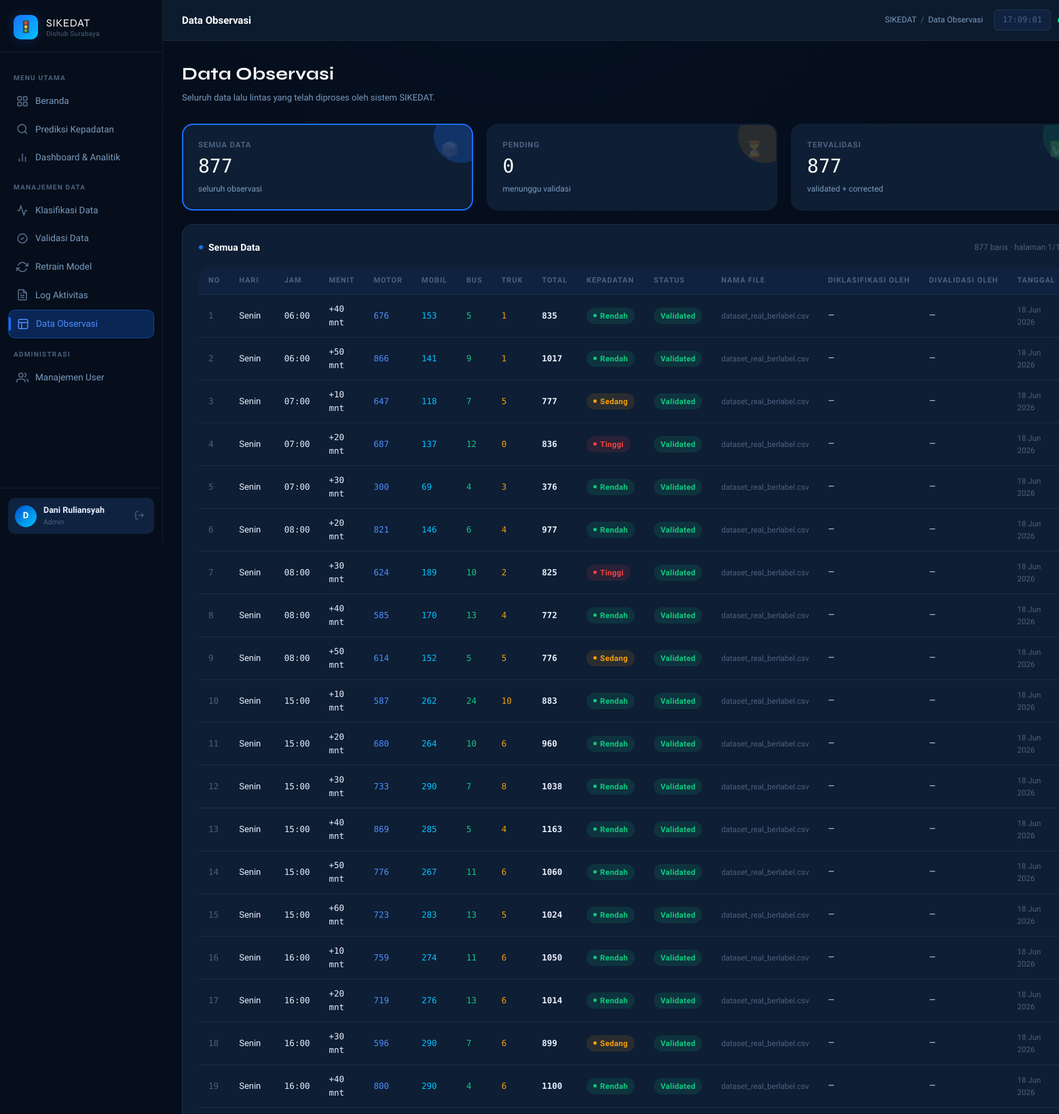
Screenshot of /data-observasi (signed in, upper part) with the database file from the repository.
### models.py (models this page shows, shortened)
class User(UserMixin, db.Model):
    __tablename__ = 'users'
    id           = db.Column(db.Integer, primary_key=True)
    username     = db.Column(db.String(80), unique=True, nullable=False)
    password     = db.Column(db.String(200), nullable=False)  # disimpan ter-hash
    nama_lengkap = db.Column(db.String(150), nullable=True)
    role_id      = db.Column(db.Integer, db.ForeignKey('roles.id'), nullable=False)
    is_active    = db.Column(db.Boolean, default=True)
    created_at   = db.Column(db.DateTime, default=datetime.now)
    dataset_diklasifikasi = db.relationship(
        'Dataset',
        foreign_keys='Dataset.classified_by',
        backref='pengklasifikasi',
        lazy=True
    )
    dataset_divalidasi = db.relationship(
        'Dataset',
        foreign_keys='Dataset.validated_by',
        backref='validator',
        lazy=True
    )
    retrain_dilakukan = db.relationship(
        'RetrainHistory',
        backref='operator',
        lazy=True
    )
    @property
    def has_full_access(self):
        return bool(self.role and self.role.nama in ['admin', 'analis'])

class Role(db.Model):
    __tablename__ = 'roles'
    id          = db.Column(db.Integer, primary_key=True)
    nama        = db.Column(db.String(50), unique=True, nullable=False)
    deskripsi   = db.Column(db.String(200), nullable=True)
    akses_penuh = db.Column(db.Boolean, default=False, nullable=False)
    users = db.relationship('User', backref='role', lazy=True)

class Dataset(db.Model):
    __tablename__ = 'dataset'
    id                = db.Column(db.Integer, primary_key=True)
    hari              = db.Column(db.String(10),  nullable=False)   # Senin–Minggu
    jam               = db.Column(db.Integer,     nullable=False)   # 6–20
    menit             = db.Column(db.Integer,     nullable=False)   # 10,20,30,...,60
    motor             = db.Column(db.Integer,     nullable=False)
    mobil             = db.Column(db.Integer,     nullable=False)
    bus               = db.Column(db.Integer,     nullable=False)
    truk              = db.Column(db.Integer,     nullable=False)
    total_kendaraan   = db.Column(db.Integer,     nullable=False)
    tingkat_kepadatan = db.Column(db.String(10),  nullable=True)
    status_validasi   = db.Column(db.String(15),  default='pending', nullable=True)
    label_final       = db.Column(db.String(10),  nullable=True)
    nama_file         = db.Column(db.String(200), nullable=True)
    tanggal           = db.Column(db.Date, nullable=True)
    batch_id          = db.Column(db.String(40), nullable=True, index=True)
    classified_by     = db.Column(
        db.Integer,
        db.ForeignKey('users.id'),
        nullable=True
    )
    validated_by      = db.Column(
        db.Integer,
        db.ForeignKey('users.id'),
        nullable=True
    )
    created_at        = db.Column(db.DateTime, default=datetime.now)
    validated_at      = db.Column(db.DateTime, nullable=True)

### app.py (the view)
@app.route('/data-observasi')
@login_required_only
def data_observasi():
    status = request.args.get('status', 'semua')
    page   = request.args.get('page', 1, type=int)
    query = Dataset.query
    if status == 'pending':
        query = query.filter(Dataset.status_validasi == 'pending')
    elif status == 'tervalidasi':
        query = query.filter(Dataset.status_validasi.in_(['validated', 'corrected']))
    pagination = query.order_by(Dataset.created_at.desc()).paginate(
        page=page, per_page=50, error_out=False
    )
    count_all         = Dataset.query.count()
    count_pending     = Dataset.query.filter(Dataset.status_validasi == 'pending').count()
    count_tervalidasi = Dataset.query.filter(
        Dataset.status_validasi.in_(['validated', 'corrected'])
    ).count()
    all_ids = set()
    for row in pagination.items:
        if row.classified_by: all_ids.add(row.classified_by)
        if row.validated_by:  all_ids.add(row.validated_by)
    user_map = {u.id: u.nama_lengkap for u in User.query.filter(
        User.id.in_(all_ids)
    ).all()} if all_ids else {}
    return render_template('data_observasi.html',
        data=pagination,
        status=status,
        count_all=count_all,
        count_pending=count_pending,
        count_tervalidasi=count_tervalidasi,
        user_map=user_map,
    )

### app.py (called while the page is built)
@login_manager.user_loader
def load_user(user_id):
    return User.query.get(int(user_id))

def login_required_only(f):
    @wraps(f)
    def decorated(*args, **kwargs):
        if not current_user.is_authenticated:
            return redirect(url_for('auth.login'))
        return f(*args, **kwargs)
    return decorated

@app.context_processor
def inject_globals():
    return {'now': datetime.now()}

### templates/data_observasi.html (shortened to what this page needs)
{% extends "base.html" %}
{% block page_title %}Data Observasi{% endblock %}
{% block breadcrumb %}Data Observasi{% endblock %}
{% block content %}
<div class="page-header">
  <h1>Data Observasi</h1>
  <p>Seluruh data lalu lintas yang telah diproses oleh sistem SIKEDAT.</p>
</div>
<div class="grid grid-3 fade-in" style="margin-bottom:20px;">
  <a href="{{ url_for('data_observasi', status='semua') }}" style="text-decoration:none;">
    <div class="stat-card fade-in delay-1" style="
      cursor:pointer;
      {{ 'border:2px solid var(--primary);' if status == 'semua' else 'border:2px solid transparent;' }}
    ">
      <span class="stat-icon">📦</span>
      <div class="stat-label">Semua Data</div>
      <div class="stat-value">{{ count_all }}</div>
      <div class="stat-meta">seluruh observasi</div>
    </div>
  </a>
  <a href="{{ url_for('data_observasi', status='pending') }}" style="text-decoration:none;">
    <div class="stat-card warning fade-in delay-2" style="
      cursor:pointer;
      {{ 'border:2px solid var(--warning);' if status == 'pending' else 'border:2px solid transparent;' }}
    ">
      <span class="stat-icon">⏳</span>
      <div class="stat-label">Pending</div>
      <div class="stat-value">{{ count_pending }}</div>
      <div class="stat-meta">menunggu validasi</div>
    </div>
  </a>
  <a href="{{ url_for('data_observasi', status='tervalidasi') }}" style="text-decoration:none;">
    <div class="stat-card success fade-in delay-3" style="
      cursor:pointer;
      {{ 'border:2px solid var(--success);' if status == 'tervalidasi' else 'border:2px solid transparent;' }}
    ">
      <span class="stat-icon">✅</span>
      <div class="stat-label">Tervalidasi</div>
      <div class="stat-value">{{ count_tervalidasi }}</div>
      <div class="stat-meta">validated + corrected</div>
    </div>
  </a>
</div>
<div class="card fade-in delay-1">
  <div class="card-header">
    <div class="card-title">
      <span class="dot" style="background:var(--primary);"></span>
      {% if status == 'pending' %}Data Pending
      {% elif status == 'tervalidasi' %}Data Tervalidasi
      {% else %}Semua Data
      {% endif %}
    </div>
    <span style="font-size:12px;color:var(--text-muted);">
      {{ data.total }} baris · halaman {{ data.page }}/{{ data.pages }}
    </span>
  </div>
  {% if data.items %}
  <div class="table-wrapper">
    <table>
      <thead>
        <tr>
          <th>No</th>
          <th>Hari</th>
          <th>Jam</th>
          <th>Menit</th>
          <th>Motor</th>
          <th>Mobil</th>
          <th>Bus</th>
          <th>Truk</th>
          <th>Total</th>
          <th>Kepadatan</th>
          <th>Status</th>
          <th>Nama File</th>
          <th>Diklasifikasi Oleh</th>
          <th>Divalidasi Oleh</th>
          <th>Tanggal</th>
        </tr>
      </thead>
      <tbody>
        {% set offset = (data.page - 1) * 50 %}
        {% for row in data.items %}
        <tr>
          <td class="td-mono" style="color:var(--text-muted);">{{ offset + loop.index }}</td>
          <td>{{ row.hari }}</td>
          <td class="td-mono">{{ '%02d'|format(row.jam) }}:00</td>
          <td class="td-mono">+{{ '%02d'|format(row.menit) }} mnt</td>
          <td class="td-mono" style="color:var(--primary-light);">{{ row.motor }}</td>
          <td class="td-mono" style="color:var(--cyan);">{{ row.mobil }}</td>
          <td class="td-mono" style="color:var(--success);">{{ row.bus }}</td>
          <td class="td-mono" style="color:var(--warning);">{{ row.truk }}</td>
          <td class="td-mono" style="font-weight:700;">{{ row.total_kendaraan }}</td>
          <td>
            <span class="badge badge-{{
              'success' if row.tingkat_kepadatan|lower == 'rendah' else
              'warning' if row.tingkat_kepadatan|lower == 'sedang' else
              'danger'
            }}">
              <span class="dot"></span>{{ row.tingkat_kepadatan }}
            </span>
          </td>
          <td>
            {% if row.status_validasi == 'validated' %}
              <span class="badge badge-success">Validated</span>
            {% elif row.status_validasi == 'corrected' %}
              <span class="badge badge-info">Corrected</span>
            {% else %}
              <span class="badge badge-warning">Pending</span>
            {% endif %}
          </td>
          <td style="font-size:11.5px;color:var(--text-muted);max-width:160px;
                     overflow:hidden;text-overflow:ellipsis;white-space:nowrap;"
              title="{{ row.nama_file or '—' }}">
            {{ row.nama_file or '—' }}
          </td>
          <td style="font-size:12px;">{{ user_map.get(row.classified_by, '—') }}</td>
          <td style="font-size:12px;">{{ user_map.get(row.validated_by, '—') }}</td>
          <td style="font-size:11.5px;color:var(--text-muted);">
            {{ row.created_at.strftime('%d %b %Y') if row.created_at else '—' }}
          </td>
        </tr>
        {% endfor %}
      </tbody>
    </table>
  </div>
  {% else %}
  <div style="text-align:center;padding:60px 20px;color:var(--text-muted);">
    <div style="font-size:40px;margin-bottom:12px;opacity:0.2;">📂</div>
    <div style="font-size:14px;">Tidak ada data untuk filter ini.</div>
  </div>
  {% endif %}
</div>
{% endblock %}

### templates/base.html (shortened to what this page needs)
<!DOCTYPE html>
<html lang="id">
<head>
  <link rel="stylesheet" href="{{ url_for('static', filename='css/style.css') }}" />
</head>
<body>
<div class="layout">
  <aside class="sidebar" id="sidebar">
    <div class="sidebar-logo">
      <div class="sidebar-logo-icon">🚦</div>
      <div class="sidebar-logo-text">
        <span class="brand">SIKEDAT</span>
        <span class="sub">Dishub Surabaya</span>
      </div>
    </div>
    <nav class="sidebar-nav">
      <div class="nav-section-label">Menu Utama</div>
      <a href="{{ url_for('index') }}"
         class="nav-item {% if request.endpoint == 'index' %}active{% endif %}">
        <svg class="icon" viewBox="0 0 24 24" fill="none" stroke="currentColor" stroke-width="2">
          <rect x="3" y="3" width="7" height="7" rx="1"/>
          <rect x="14" y="3" width="7" height="7" rx="1"/>
          <rect x="3" y="14" width="7" height="7" rx="1"/>
          <rect x="14" y="14" width="7" height="7" rx="1"/>
        </svg>
        Beranda
      </a>
      <a href="{{ url_for('prediksi') }}"
         class="nav-item {% if request.endpoint == 'prediksi' %}active{% endif %}">
        <svg class="icon" viewBox="0 0 24 24" fill="none" stroke="currentColor" stroke-width="2">
          <circle cx="11" cy="11" r="8"/>
          <line x1="21" y1="21" x2="16.65" y2="16.65"/>
        </svg>
        Prediksi Kepadatan
      </a>
      {% if current_user.is_authenticated %}
      <a href="{{ url_for('dashboard') }}"
         class="nav-item {% if request.endpoint == 'dashboard' %}active{% endif %}">
        <svg class="icon" viewBox="0 0 24 24" fill="none" stroke="currentColor" stroke-width="2">
          <line x1="18" y1="20" x2="18" y2="10"/>
          <line x1="12" y1="20" x2="12" y2="4"/>
          <line x1="6" y1="20" x2="6" y2="14"/>
        </svg>
        Dashboard &amp; Analitik
      </a>
      {% if current_user.has_full_access %}
      <div class="nav-section-label">Manajemen Data</div>
      <a href="{{ url_for('classifier') }}"
         class="nav-item {% if request.endpoint == 'classifier' %}active{% endif %}">
        <svg class="icon" viewBox="0 0 24 24" fill="none" stroke="currentColor" stroke-width="2">
          <polyline points="22 12 18 12 15 21 9 3 6 12 2 12"/>
        </svg>
        Klasifikasi Data
      </a>
      <a href="{{ url_for('validasi') }}"
         class="nav-item {% if request.endpoint == 'validasi' %}active{% endif %}">
        <svg class="icon" viewBox="0 0 24 24" fill="none" stroke="currentColor" stroke-width="2">
          <path d="M9 12l2 2 4-4"/>
          <path d="M21 12c0 4.97-4.03 9-9 9S3 16.97 3 12 7.03 3 12 3s9 4.03 9 9z"/>
        </svg>
        Validasi Data
      </a>
      <a href="{{ url_for('retrain_model') }}"
         class="nav-item {% if request.endpoint == 'retrain_model' %}active{% endif %}">
        <svg class="icon" viewBox="0 0 24 24" fill="none" stroke="currentColor" stroke-width="2">
          <polyline points="23 4 23 10 17 10"/>
          <polyline points="1 20 1 14 7 14"/>
          <path d="M3.51 9a9 9 0 0 1 14.85-3.36L23 10M1 14l4.64 4.36A9 9 0 0 0 20.49 15"/>
        </svg>
        Retrain Model
      </a>
      <a href="{{ url_for('aktivitas') }}"
         class="nav-item {% if request.endpoint == 'aktivitas' %}active{% endif %}">
        <svg class="icon" viewBox="0 0 24 24" fill="none" stroke="currentColor" stroke-width="2">
          <path d="M14 2H6a2 2 0 0 0-2 2v16a2 2 0 0 0 2 2h12a2 2 0 0 0 2-2V8z"/>
          <polyline points="14 2 14 8 20 8"/>
          <line x1="16" y1="13" x2="8" y2="13"/>
          <line x1="16" y1="17" x2="8" y2="17"/>
          <polyline points="10 9 9 9 8 9"/>
        </svg>
        Log Aktivitas
      </a>
      {% endif %}
      <a href="{{ url_for('data_observasi') }}"
         class="nav-item {% if request.endpoint == 'data_observasi' %}active{% endif %}">
        <svg class="icon" viewBox="0 0 24 24" fill="none" stroke="currentColor" stroke-width="2">
          <rect x="3" y="3" width="18" height="18" rx="2"/>
          <path d="M3 9h18M9 21V9"/>
        </svg>
        Data Observasi
      </a>
      {% if current_user.role and current_user.role.nama == 'admin' %}
      <div class="nav-section-label">Administrasi</div>
      <a href="{{ url_for('users_list') }}"
         class="nav-item {% if 'users' in request.endpoint %}active{% endif %}">
        <svg class="icon" viewBox="0 0 24 24" fill="none" stroke="currentColor" stroke-width="2">
          <path d="M17 21v-2a4 4 0 0 0-4-4H5a4 4 0 0 0-4 4v2"/>
          <circle cx="9" cy="7" r="4"/>
          <path d="M23 21v-2a4 4 0 0 0-3-3.87"/>
          <path d="M16 3.13a4 4 0 0 1 0 7.75"/>
        </svg>
        Manajemen User
      </a>
      {% endif %}
      {% endif %}
    </nav>
    <div class="sidebar-footer">
      {% if current_user.is_authenticated %}
      <div class="sidebar-user">
        <div class="user-avatar">
          {{ current_user.nama_lengkap[0].upper() if current_user.nama_lengkap else current_user.username[0].upper() }}
        </div>
        <div class="user-info">
          <div class="name">{{ current_user.nama_lengkap or current_user.username }}</div>
          <div class="role">{{ current_user.role.nama | capitalize if current_user.role else '—' }}</div>
        </div>
        <a href="{{ url_for('auth.logout') }}" class="logout-btn" title="Keluar">
          <svg width="15" height="15" viewBox="0 0 24 24" fill="none" stroke="currentColor" stroke-width="2">
            <path d="M9 21H5a2 2 0 0 1-2-2V5a2 2 0 0 1 2-2h4"/>
            <polyline points="16 17 21 12 16 7"/>
            <line x1="21" y1="12" x2="9" y2="12"/>
          </svg>
        </a>
      </div>
      {% else %}
      <a href="{{ url_for('auth.login') }}" class="btn btn-primary w-full btn-sm">
        🔐 Login Dishub
      </a>
      {% endif %}
    </div>
  </aside>
  <div class="main-content">
    <header class="topbar">
      <div class="topbar-title">{% block page_title %}{% endblock %}</div>
      <div class="topbar-breadcrumb">
        <span>SIKEDAT</span>
        <span class="sep">/</span>
        <span>{% block breadcrumb %}{% endblock %}</span>
      </div>
      <div class="topbar-actions">
        <div class="topbar-time" id="live-clock">--:--:--</div>
        <div class="flex items-center gap-2">
          <div class="live-dot"></div>
        </div>
      </div>
    </header>
    <main class="page-content">
      {% block content %}{% endblock %}
    </main>
  </div>
</div>
</body>
</html>

### rows the page displays
User: nama_lengkap "D", nama_lengkap "Dani Ruliansyah"
Role: role.nama "Admin"
Dataset: index "1", hari "Senin", jam "06", menit "40", motor "676", mobil "153", bus "5", truk "1", total_kendaraan "835", tingkat_kepadatan "Rendah", status_validasi "Validated", nama_file "dataset_real_berlabel.csv", get "—", created_at "18 Jun 2026"
Dataset: offset+loop.index "2", hari "Senin", jam "06", menit "50", motor "866", mobil "141", bus "9", truk "1", total_kendaraan "1017", tingkat_kepadatan "Rendah", status_validasi "Validated", nama_file "dataset_real_berlabel.csv", get "—", created_at "18 Jun 2026"
Dataset: offset+loop.index "3", hari "Senin", jam "07", menit "10", motor "647", mobil "118", bus "7", truk "5", total_kendaraan "777", tingkat_kepadatan "Sedang", status_validasi "Validated", nama_file "dataset_real_berlabel.csv", get "—", created_at "18 Jun 2026"
Dataset: offset+loop.index "4", hari "Senin", jam "07", menit "20", motor "687", mobil "137", bus "12", truk "0", total_kendaraan "836", tingkat_kepadatan "Tinggi", status_validasi "Validated", nama_file "dataset_real_berlabel.csv", get "—", created_at "18 Jun 2026"
Dataset: offset+loop.index "5", hari "Senin", jam "07", menit "30", motor "300", mobil "69", bus "4", truk "3", total_kendaraan "376", tingkat_kepadatan "Rendah", status_validasi "Validated", nama_file "dataset_real_berlabel.csv", get "—", created_at "18 Jun 2026"
Dataset: index "6", hari "Senin", jam "08", menit "20", motor "821", mobil "146", bus "6", truk "4", total_kendaraan "977", tingkat_kepadatan "Rendah", status_validasi "Validated", nama_file "dataset_real_berlabel.csv", get "—", created_at "18 Jun 2026"
Dataset: offset+loop.index "7", hari "Senin", jam "08", menit "30", motor "624", mobil "189", bus "10", truk "2", total_kendaraan "825", tingkat_kepadatan "Tinggi", status_validasi "Validated", nama_file "dataset_real_berlabel.csv", get "—", created_at "18 Jun 2026"
Dataset: index "8", hari "Senin", jam "08", menit "40", motor "585", mobil "170", bus "13", truk "4", total_kendaraan "772", tingkat_kepadatan "Rendah", status_validasi "Validated", nama_file "dataset_real_berlabel.csv", get "—", created_at "18 Jun 2026"
Dataset: offset+loop.index "9", hari "Senin", jam "08", menit "50", motor "614", mobil "152", bus "5", truk "5", total_kendaraan "776", tingkat_kepadatan "Sedang", status_validasi "Validated", nama_file "dataset_real_berlabel.csv", get "—", created_at "18 Jun 2026"
Dataset: index "10", hari "Senin", jam "15", menit "10", motor "587", mobil "262", bus "24", truk "10", total_kendaraan "883", tingkat_kepadatan "Rendah", status_validasi "Validated", nama_file "dataset_real_berlabel.csv", get "—", created_at "18 Jun 2026"
Dataset: offset+loop.index "11", hari "Senin", jam "15", menit "20", motor "680", mobil "264", bus "10", truk "6", total_kendaraan "960", tingkat_kepadatan "Rendah", status_validasi "Validated", nama_file "dataset_real_berlabel.csv", get "—", created_at "18 Jun 2026"
Dataset: offset+loop.index "12", hari "Senin", jam "15", menit "30", motor "733", mobil "290", bus "7", truk "8", total_kendaraan "1038", tingkat_kepadatan "Rendah", status_validasi "Validated", nama_file "dataset_real_berlabel.csv", get "—", created_at "18 Jun 2026"
Dataset: offset+loop.index "13", hari "Senin", jam "15", menit "40", motor "869", mobil "285", bus "5", truk "4", total_kendaraan "1163", tingkat_kepadatan "Rendah", status_validasi "Validated", nama_file "dataset_real_berlabel.csv", get "—", created_at "18 Jun 2026"
Dataset: offset+loop.index "14", hari "Senin", jam "15", menit "50", motor "776", mobil "267", bus "11", truk "6", total_kendaraan "1060", tingkat_kepadatan "Rendah", status_validasi "Validated", nama_file "dataset_real_berlabel.csv", get "—", created_at "18 Jun 2026"
Dataset: index "15", hari "Senin", jam "15", menit "60", motor "723", mobil "283", bus "13", truk "5", total_kendaraan "1024", tingkat_kepadatan "Rendah", status_validasi "Validated", nama_file "dataset_real_berlabel.csv", get "—", created_at "18 Jun 2026"
Dataset: index "16", hari "Senin", jam "16", menit "10", motor "759", mobil "274", bus "11", truk "6", total_kendaraan "1050", tingkat_kepadatan "Rendah", status_validasi "Validated", nama_file "dataset_real_berlabel.csv", get "—", created_at "18 Jun 2026"
Dataset: offset+loop.index "17", hari "Senin", jam "16", menit "20", motor "719", mobil "276", bus "13", truk "6", total_kendaraan "1014", tingkat_kepadatan "Rendah", status_validasi "Validated", nama_file "dataset_real_berlabel.csv", get "—", created_at "18 Jun 2026"
Dataset: offset+loop.index "18", hari "Senin", jam "16", menit "30", motor "596", mobil "290", bus "7", truk "6", total_kendaraan "899", tingkat_kepadatan "Sedang", status_validasi "Validated", nama_file "dataset_real_berlabel.csv", get "—", created_at "18 Jun 2026"
Dataset: offset+loop.index "19", hari "Senin", jam "16", menit "40", motor "800", mobil "290", bus "4", truk "6", total_kendaraan "1100", tingkat_kepadatan "Rendah", status_validasi "Validated", nama_file "dataset_real_berlabel.csv", get "—", created_at "18 Jun 2026"

### other values shown
{{ count_all }} "877"
{{ count_pending }} "0"
{{ count_tervalidasi }} "877"
{{ data.total }} "877"
{{ data.page }} "1"
